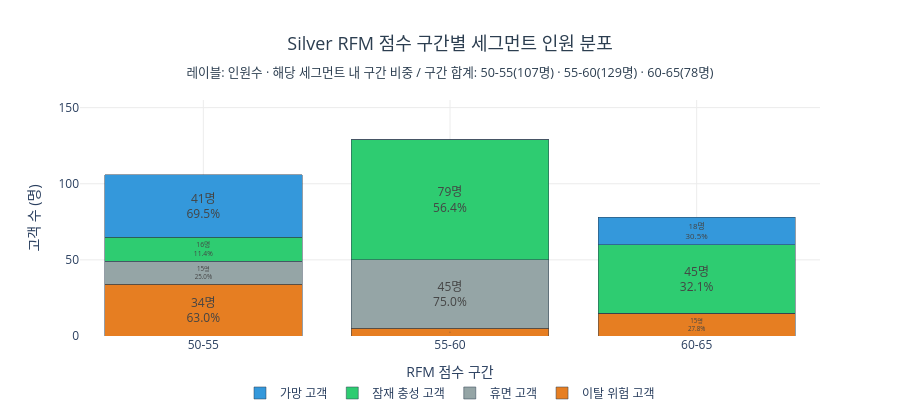

The notebook cell saved with this chart:
### Code cell
seg_totals_31 = h41_seg.groupby('세그먼트')['고객수'].sum()

fig = go.Figure()

seg_order_31 = ['이탈 위험 고객', '휴면 고객', '잠재 충성 고객', '가망 고객']
bands_31 = ['50-55', '55-60', '60-65']

for seg in seg_order_31:
    sub = h41_seg[h41_seg['세그먼트'] == seg].copy()
    sub['점수구간'] = sub['점수구간'].astype(str)
    counts = sub.set_index('점수구간')['고객수'].reindex(bands_31, fill_value=0)
    seg_total = seg_totals_31.get(seg, 1)
    text = [
        f"{int(v)}명<br>{v / seg_total * 100:.1f}%" if v >= 5 else (f"{int(v)}명" if v > 0 else '')
        for v in counts.values
    ]
    fig.add_trace(go.Bar(
        x=bands_31,
        y=counts.values,
        name=seg,
        marker=dict(color=seg_color.get(seg, '#cccccc'), line=dict(color='#2c3e50', width=0.5)),
        text=text,
        textposition='inside',
        insidetextanchor='middle',
    ))

fig.update_layout(
    title=dict(
        text='Silver RFM 점수 구간별 세그먼트 인원 분포<br><sub>레이블: 인원수 · 해당 세그먼트 내 구간 비중 / 구간 합계: 50-55(107명) · 55-60(129명) · 60-65(78명)</sub>',
        font=dict(size=18, color='#2c3e50'), x=0.5, xanchor='center'
    ),
    barmode='stack',
    plot_bgcolor='white',
    height=420,
    xaxis=dict(title='RFM 점수 구간', gridcolor='#ececec'),
    yaxis=dict(title='고객 수 (명)', gridcolor='#ececec', range=[0, 155]),
    legend=dict(orientation='h', yanchor='top', y=-0.18, xanchor='center', x=0.5)
)
fig.show()

### Figure 1 — Plotly figure (JSON) as saved in the notebook; plotly's stock layout.template omitted (floating-point values rounded to 4 significant figures)
{"data": [{"insidetextanchor": "middle", "marker": {"color": "#e67e22", "line": {"color": "#2c3e50", "width": 0.5}}, "name": "이탈 위험 고객", "text": ["34명<br>63.0%", "5명<br>9.3%", "15명<br>27.8%"], "textposition": "inside", "type": "bar", "x": ["50-55", "55-60", "60-65"], "y": [34, 5, 15]}, {"insidetextanchor": "middle", "marker": {"color": "#95a5a6", "line": {"color": "#2c3e50", "width": 0.5}}, "name": "휴면 고객", "text": ["15명<br>25.0%", "45명<br>75.0%", ""], "textposition": "inside", "type": "bar", "x": ["50-55", "55-60", "60-65"], "y": [15, 45, 0]}, {"insidetextanchor": "middle", "marker": {"color": "#2ecc71", "line": {"color": "#2c3e50", "width": 0.5}}, "name": "잠재 충성 고객", "text": ["16명<br>11.4%", "79명<br>56.4%", "45명<br>32.1%"], "textposition": "inside", "type": "bar", "x": ["50-55", "55-60", "60-65"], "y": [16, 79, 45]}, {"insidetextanchor": "middle", "marker": {"color": "#3498db", "line": {"color": "#2c3e50", "width": 0.5}}, "name": "가망 고객", "text": ["41명<br>69.5%", "", "18명<br>30.5%"], "textposition": "inside", "type": "bar", "x": ["50-55", "55-60", "60-65"], "y": [41, 0, 18]}], "layout": {"barmode": "stack", "height": 420, "legend": {"orientation": "h", "x": 0.5, "xanchor": "center", "y": -0.18, "yanchor": "top"}, "plot_bgcolor": "white", "title": {"font": {"color": "#2c3e50", "size": 18}, "text": "Silver RFM 점수 구간별 세그먼트 인원 분포<br><sub>레이블: 인원수 · 해당 세그먼트 내 구간 비중 / 구간 합계: 50-55(107명) · 55-60(129명) · 60-65(78명)</sub>", "x": 0.5, "xanchor": "center"}, "xaxis": {"gridcolor": "#ececec", "title": {"text": "RFM 점수 구간"}}, "yaxis": {"gridcolor": "#ececec", "range": [0, 155], "title": {"text": "고객 수 (명)"}}}}
